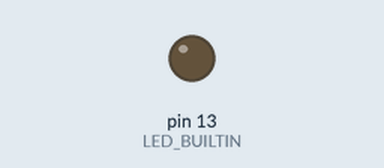
Recording of a sketch running on a simulated Arduino Uno, built with avr-gcc and run on an emulated ATmega328P. Shown: output pins drawn as LEDs (lit = HIGH).

Above: at 1.5 s.
At 4.1 s:
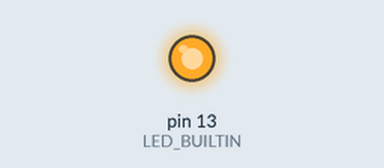
Timing chart, 0 to 4.6 s (numbered marks = the images above):
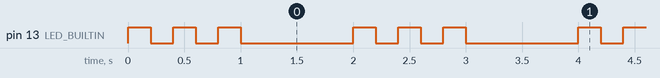

Measured:
- by itself, pin 13 (LED_BUILTIN): repeats every 2.0 s: 2 × (LOW 0.20 s, HIGH 0.20 s), LOW 1.0 s, HIGH 0.20 s
- by itself, everything shown: repeats every 2.0 s, in 6 steps

The sketch:

09_diagnose_faults.ino
```cpp
// Exercise 09: select exactly one deliberate fault, or 0 for baseline.
// 1 = wrong units; 2 = misplaced pause; 3 = off-by-one repetition.
const unsigned int faultCase = 0;
const unsigned int expectedCount = 3;
const unsigned long onTimeMs = 200;
const unsigned long offTimeMs = 200;
const unsigned long burstPauseMs = 800;

void pulseLed(unsigned long onMs, unsigned long offMs) {
  digitalWrite(LED_BUILTIN, HIGH);
  delay(onMs);
  digitalWrite(LED_BUILTIN, LOW);
  delay(offMs);
}

void sendBurst(unsigned int count, unsigned long onMs,
               unsigned long offMs) {
  for (unsigned int i = 0; i < count; i++) {
    pulseLed(onMs, offMs);
  }
}

void setup() {
  pinMode(LED_BUILTIN, OUTPUT);
  digitalWrite(LED_BUILTIN, LOW);
}

void loop() {
  if (faultCase == 0) {
    sendBurst(expectedCount, onTimeMs, offTimeMs);
    delay(burstPauseMs);
  } else if (faultCase == 1) {
    // Deliberate defect: durations are expressed in milliseconds.
    sendBurst(expectedCount, 2, offTimeMs);
    delay(burstPauseMs);
  } else if (faultCase == 2) {
    for (unsigned int i = 0; i < expectedCount; i++) {
      pulseLed(onTimeMs, offTimeMs);
      // Deliberate defect: group pause is inside the repetition.
      delay(burstPauseMs);
    }
  } else if (faultCase == 3) {
    // Deliberate defect: includes the upper bound as an extra iteration.
    for (unsigned int i = 0; i <= expectedCount; i++) {
      pulseLed(onTimeMs, offTimeMs);
    }
    delay(burstPauseMs);
  } else {
    digitalWrite(LED_BUILTIN, LOW);
    delay(100);
  }
}
```
